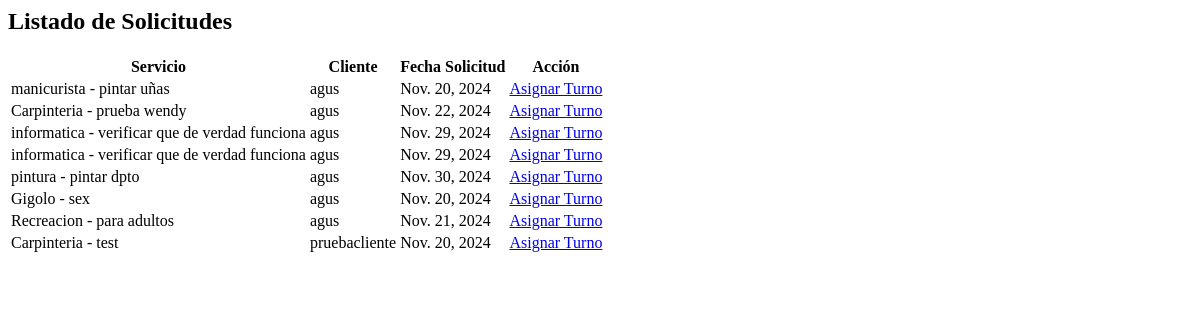
The page /solicitudes/listado_solicitudes/ on the database as committed earlier.
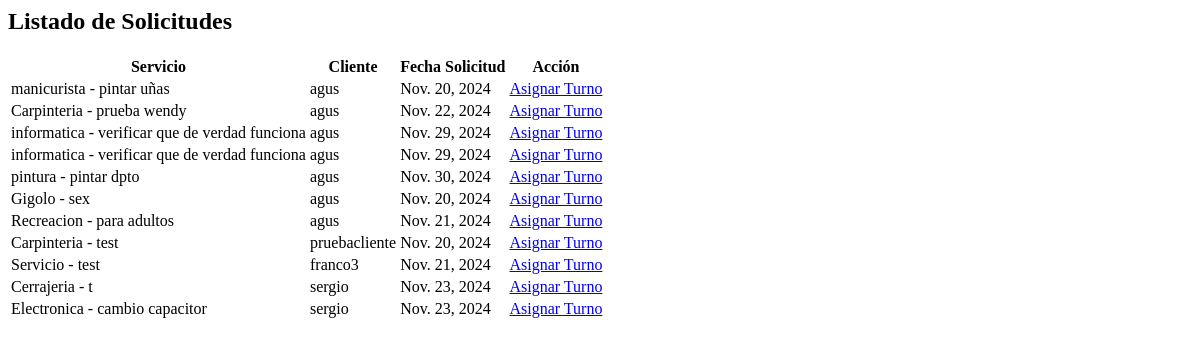
The same page on the database as committed later.
### apps/solicitudes/models.py (models this page shows, shortened)
class Solicitud(models.Model):
    cliente = models.ForeignKey(Cliente, on_delete=models.CASCADE)
    servicio = models.ForeignKey(Servicio, on_delete=models.CASCADE)
    fecha_solicitud = models.DateField(auto_now_add=True)
    fecha_servicio = models.DateField()
    estado = models.CharField(max_length=10, default='Pendiente')

### apps/servicios/models.py (models this page shows)
class Servicio(models.Model):
    nombre_servicio = models.CharField(max_length=100)
    descripcion = models.TextField()
    def __str__(self):
        return f"{self.nombre_servicio } - {self.descripcion}"

### apps/usuarios/models.py (models this page shows)
class Cliente(models.Model):
    usuario = models.OneToOneField(Usuario, on_delete=models.CASCADE)
    direccion = models.CharField(max_length=255)
    telefono = models.CharField(max_length=15)
    def __str__(self):
        return self.usuario.username

class Usuario(AbstractUser):
    ROLES = [
        ('Cliente', 'Cliente'),
        ('Profesional', 'Profesional')
    ]
    rol = models.CharField(max_length=20, choices=ROLES)

### apps/solicitudes/views.py (the view)
# urls.py: path('listado_solicitudes/', views.SolicitudesView.as_view(), name='listado_solicitudes'),
class SolicitudesView(TemplateView):
    template_name = "listado_solicitudes.html"
    def get_context_data(self, **kwargs):
        context = super().get_context_data(**kwargs)
        context['solicitudes'] = Solicitud.objects.all()
        return context

### apps/solicitudes/templates/listado_solicitudes.html
<h2>Listado de Solicitudes</h2>
<table>
    <thead>
        <tr>
            <th>Servicio</th>
            <th>Cliente</th>
            <th>Fecha Solicitud</th>
            <th>Acción</th>
        </tr>
    </thead>
    <tbody>
        {% for solicitud in solicitudes %}
        <tr>
            <td>{{ solicitud.servicio }}</td>
            <td>{{ solicitud.cliente }}</td>
            <td>{{ solicitud.fecha_servicio }}</td>
            <td>
                <a href="{% url 'asignar_turno' solicitud.id %}">Asignar Turno</a>
            </td>
        </tr>
        {% endfor %}
    </tbody>
</table>

Rows that differ between the two databases and show on the page:
added Solicitud: servicio "Servicio - test", cliente "franco3", fecha_servicio "Nov. 21, 2024"
added Solicitud: servicio "Cerrajeria - t", cliente "sergio", fecha_servicio "Nov. 23, 2024"
added Solicitud: servicio "Electronica - cambio capacitor", cliente "sergio", fecha_servicio "Nov. 23, 2024"
